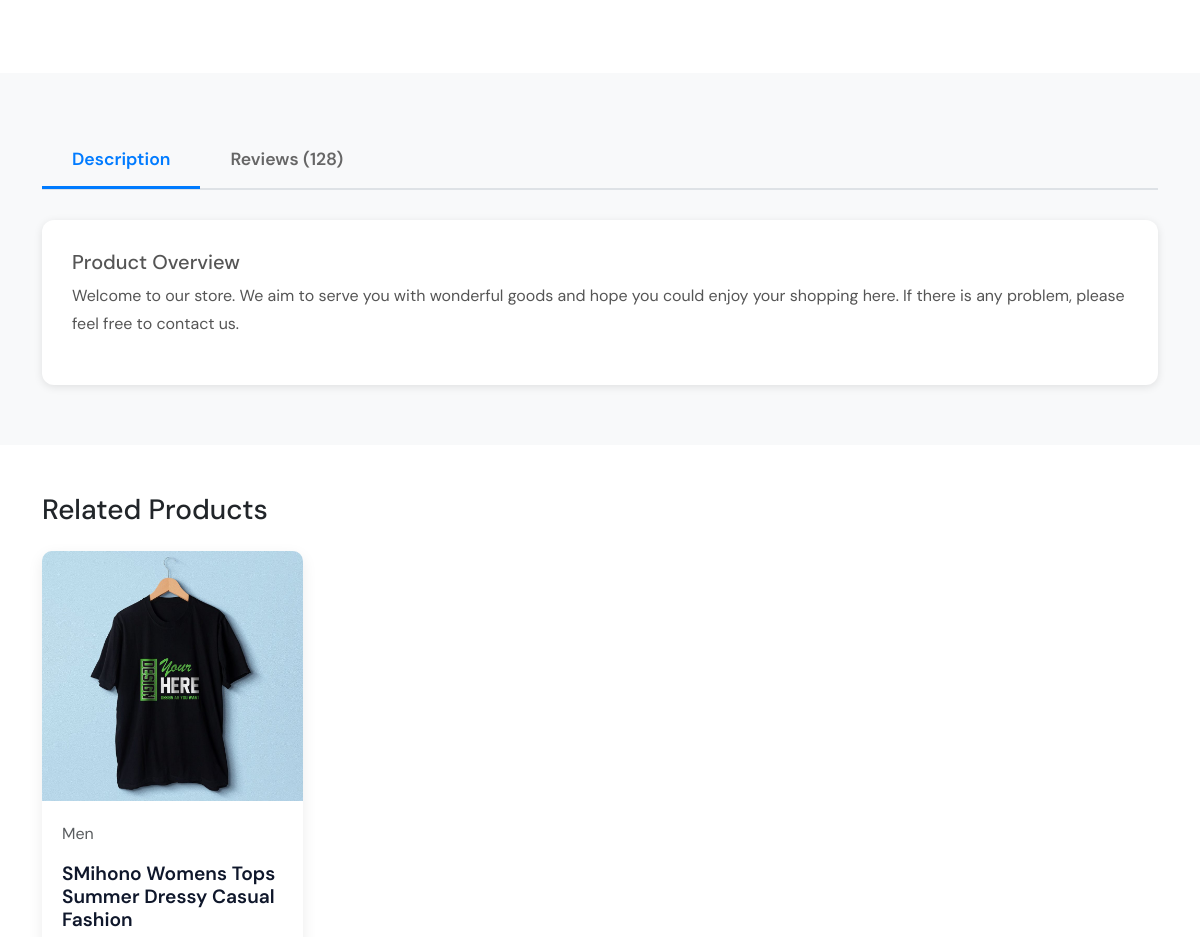
/products/smihono-womens-tops-summer-dressy-casual-fashion/ (middle part), run on an earlier commit of the app's database.
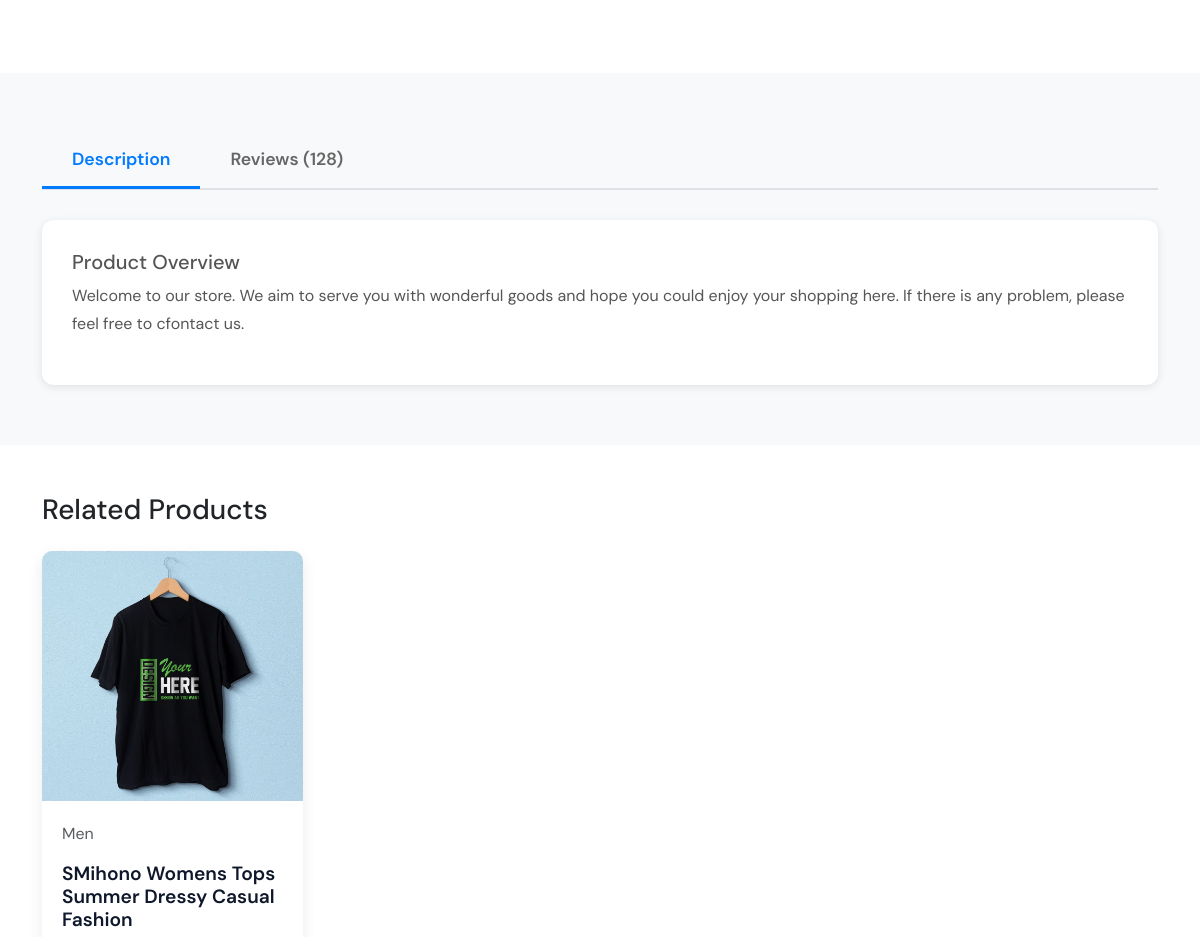
And on a later commit of the database.
### product/models.py (models this page shows, shortened)
class Product(models.Model):
    product_name = models.CharField(max_length=200)
    product_slug = models.SlugField(max_length=255, unique=True, blank=True)
    sku = models.CharField(max_length=200, unique=True, blank=True, null=True)
    brand = models.ForeignKey(Brand, on_delete=models.SET_NULL, null=True, blank=True)
    category = models.ForeignKey(Category, on_delete=models.SET_NULL, null=True, blank=True)
    tags = models.ManyToManyField(Tag, blank=True, related_name='products')
    price = models.DecimalField(max_digits=8, decimal_places=2, default=0.00)
    short_description = models.CharField(max_length=255, blank=True, null=True)
    description = HTMLField(blank=True, null=True)
    has_variation = models.BooleanField(default=False, null=True, blank=True)
    rating = models.DecimalField(max_digits=6, decimal_places=2, null=True, blank=True)
    image_url = models.URLField(max_length=1024, null=True, blank=True)
    thumbnail = models.ImageField(upload_to='thumbnails/', null=True, blank=True)
    is_active = models.BooleanField(default=True)
    is_featured = models.BooleanField(default=False)
    created_at = models.DateTimeField(auto_now_add=True)
    updated_at = models.DateTimeField(auto_now=True)

### product/views.py (the view)
# urls.py: path('<slug:product_slug>/', views.product_detail, name='product_detail'),
def product_detail(request, product_slug):
    setting = WebsiteSetting.objects.first()
    menuCategories = Category.objects.filter(
        is_active=True,
        parent_category__isnull=True
    ).prefetch_related("subcategories")
    product = get_object_or_404(Product, product_slug=product_slug)
    variations = product.product_variations.select_related('variation').all()
    grouped_variations = {}
    for name, group in groupby(sorted(variations, key=lambda v: v.variation.name), key=lambda v: v.variation.name):
        grouped_variations[name] = list(group)
    related_products = Product.objects.filter(
        category=product.category,
        is_active=True
    ).exclude(pk=product.pk)[:4]
    context = {
        "setting": setting,
        'menuCategories': menuCategories,
        'product': product,
        'grouped_variations': grouped_variations,
        'related_products': related_products,
    }
    return render(request, "product/product_details.html", context)

### bag/contexts.py (called while the page is built, shortened)
def bag_contents(request):
    bag_items = []
    total = 0
    product_count = 0
    bag = request.session.get('bag', {})
    if total < settings.FREE_DELIVERY_THRESHOLD:
        delivery = total * Decimal(settings.STANDARD_DELIVERY_PERCENTAGE / 100)
        free_delivery_delta = settings.FREE_DELIVERY_THRESHOLD - total
    else:
        delivery = Decimal(0)
        free_delivery_delta = Decimal(0)
    grand_total = total + delivery
    return {
        'bag_items': bag_items,
        'total': total,
        'product_count': product_count,
        'delivery': delivery,
        'free_delivery_delta': free_delivery_delta,
        'free_delivery_threshold': settings.FREE_DELIVERY_THRESHOLD,
        'grand_total': grand_total,
    }

### businessprofile/context_processors.py (called while the page is built)
def website_settings(request):
    setting = WebsiteSetting.objects.first()
    return {'setting': setting}

def footer_quick_links(request):
    quick_links = QuickLink.objects.filter(is_active=True)
    return {'footerQuickLinks': quick_links}

def footer_legal_links(request):
    legal_links = LegalLink.objects.filter(is_active=True)
    return {'footerLegalLinks': legal_links}

### product/templates/product/product_details.html (shortened to what this page needs)
{% extends 'frontend/layouts/base.html' %}
{% load static %}
{% block content %}
<section class="product-details-section">
    <div class="container">
        <div class="row">
            <div class="col-lg-6">
                <div class="product-image-wrapper">
                </div>
            </div>
            <div class="col-lg-6">
            </div>
        </div>
    </div>
</section>
<section class="details-review-section">
    <div class="container">
        <ul class="nav nav-tabs" id="productTabs" role="tablist">
            <li class="nav-item" role="presentation">
                <button class="nav-link active" id="description-tab" data-bs-toggle="tab" data-bs-target="#description"
                    type="button" role="tab">
                    Description
                </button>
            </li>
            <li class="nav-item" role="presentation">
                <button class="nav-link" id="reviews-tab" data-bs-toggle="tab" data-bs-target="#reviews" type="button"
                    role="tab">
                    Reviews (128)
                </button>
            </li>
        </ul>
        <div class="tab-content" id="productTabContent">
            <div class="tab-pane fade show active" id="description" role="tabpanel">
                <div class="product-description">
                    <h5>Product Overview</h5>
                    {{ product.description | safe }}
                </div>
            </div>
        </div>
    </div>
</section>
{% if related_products %}
<section class="related-product-section py-5">
    <div class="container">
        <h3 class="mb-4">Related Products</h3>
        <div class="row g-4">
            {% for product in related_products %}
            <div class="col-lg-3 col-md-6">
                <div class="product-card fade-in">
                    <a href="{% url 'product_detail' product.product_slug %}">
                        {% if product.thumbnail %}
                            <img src="{{ product.thumbnail.url }}" class="product-img" alt="{{ product.product_name }}">
                        {% elif product.image_url %}
                            <img src="{{ product.image_url }}" class="product-img" alt="{{ product.product_name }}">
                        {% else %}
                            <img src="{% static 'assets/images/default.jpg' %}" class="product-img" alt="No Image">
                        {% endif %}
                    </a>
                    <div class="product-info">
                        {% if product.category %}
                            <p class="product-category text-muted">{{ product.category.category }}</p>
                        {% endif %}
                        <h5 class="product-title">
                            <a href="{% url 'product_detail' product.product_slug %}">{{ product.product_name }}</a>
                        </h5>
                    </div>
                </div>
            </div>
            {% endfor %}
        </div>
    </div>
</section>
{% endif %}
{% endblock %}

What changed in the data, as far as the page shows it:
changed Product: description "…please feel free to contact us." → "…please feel free to cfontact us."
